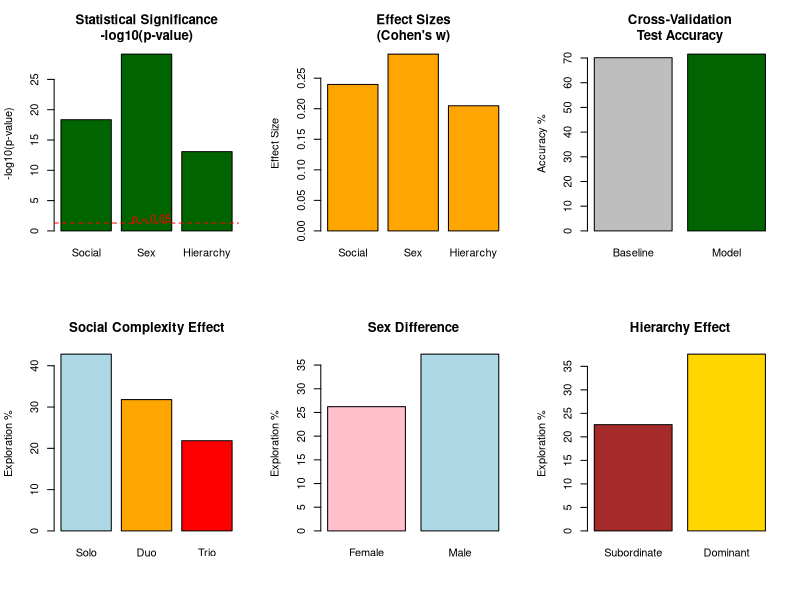

Here is the R script that generated this plot:
# STATISTICAL SIGNIFICANCE TESTS - BASE R VERSION
# Proper hypothesis testing and validation without external packages

# Load and prepare data
data_raw <- read.csv("Explore Exploit Dataset.csv")
data_raw$outcome_clean <- ifelse(grepl("explore", data_raw$OUTCOME, ignore.case = TRUE), "explore",
                               ifelse(grepl("exploit", data_raw$OUTCOME, ignore.case = TRUE), "exploit", 
                                     ifelse(data_raw$OUTCOME %in% c("NONE", "none", "stop"), "none", "other")))

data_valid <- data_raw[!is.na(data_raw$outcome_clean) & data_raw$outcome_clean != "other", ]

# Add monkey characteristics
monkey_order <- c("FRAN", "CHOCOLAT", "DALI", "ICE", "EBI", "ANEMONE")
data_valid$sex <- ifelse(data_valid$monkey %in% c("FRAN", "DALI", "EBI"), "Male", "Female")
data_valid$rank <- ifelse(data_valid$monkey %in% c("FRAN", "CHOCOLAT"), "Dominant",
                         ifelse(data_valid$monkey %in% c("DALI", "ICE"), "Intermediate", "Subordinate"))

# Filter to complete cases
data_analysis <- data_valid[!is.na(data_valid$RELATIVE_RANK) & !is.na(data_valid$expected_explore), ]

cat("=== STATISTICAL SIGNIFICANCE TESTS ===\n")
cat("Sample size:", nrow(data_analysis), "trials\n")
cat("Number of monkeys:", length(unique(data_analysis$monkey)), "\n")
cat("\nOutcome distribution:\n")
print(table(data_analysis$outcome_clean))

# 1. CHI-SQUARE TESTS FOR INDEPENDENCE
cat("\n=== CHI-SQUARE INDEPENDENCE TESTS ===\n")

# Test 1: Social complexity effect
social_table <- table(data_analysis$CONDITION, data_analysis$outcome_clean)
social_chisq <- chisq.test(social_table)
cat("SOCIAL COMPLEXITY EFFECT:\n")
cat("Chi-square =", round(social_chisq$statistic, 3), "\n")
cat("p-value =", format(social_chisq$p.value, scientific = TRUE), "\n")
cat("Effect size (Cramér's V) =", round(sqrt(social_chisq$statistic / (sum(social_table) * (min(dim(social_table)) - 1))), 3), "\n")
if(social_chisq$p.value < 0.001) {
  cat("*** HIGHLY SIGNIFICANT (p < 0.001)\n")
} else if(social_chisq$p.value < 0.01) {
  cat("** SIGNIFICANT (p < 0.01)\n")
} else if(social_chisq$p.value < 0.05) {
  cat("* SIGNIFICANT (p < 0.05)\n")
} else {
  cat("NOT SIGNIFICANT (p ≥ 0.05)\n")
}

# Test 2: Sex effect
sex_table <- table(data_analysis$sex, data_analysis$outcome_clean)
sex_chisq <- chisq.test(sex_table)
cat("\nSEX DIFFERENCE:\n")
cat("Chi-square =", round(sex_chisq$statistic, 3), "\n")
cat("p-value =", format(sex_chisq$p.value, scientific = TRUE), "\n")
cat("Effect size (Cramér's V) =", round(sqrt(sex_chisq$statistic / (sum(sex_table) * (min(dim(sex_table)) - 1))), 3), "\n")
if(sex_chisq$p.value < 0.001) {
  cat("*** HIGHLY SIGNIFICANT (p < 0.001)\n")
} else if(sex_chisq$p.value < 0.01) {
  cat("** SIGNIFICANT (p < 0.01)\n")
} else if(sex_chisq$p.value < 0.05) {
  cat("* SIGNIFICANT (p < 0.05)\n")
} else {
  cat("NOT SIGNIFICANT (p ≥ 0.05)\n")
}

# Test 3: Hierarchy effect
rank_table <- table(data_analysis$rank, data_analysis$outcome_clean)
rank_chisq <- chisq.test(rank_table)
cat("\nHIERARCHY EFFECT:\n")
cat("Chi-square =", round(rank_chisq$statistic, 3), "\n")
cat("p-value =", format(rank_chisq$p.value, scientific = TRUE), "\n")
cat("Effect size (Cramér's V) =", round(sqrt(rank_chisq$statistic / (sum(rank_table) * (min(dim(rank_table)) - 1))), 3), "\n")
if(rank_chisq$p.value < 0.001) {
  cat("*** HIGHLY SIGNIFICANT (p < 0.001)\n")
} else if(rank_chisq$p.value < 0.01) {
  cat("** SIGNIFICANT (p < 0.01)\n")
} else if(rank_chisq$p.value < 0.05) {
  cat("* SIGNIFICANT (p < 0.05)\n")
} else {
  cat("NOT SIGNIFICANT (p ≥ 0.05)\n")
}

# 2. CROSS-VALIDATION SETUP
cat("\n=== CROSS-VALIDATION ===\n")
set.seed(123)  # For reproducibility
n_trials <- nrow(data_analysis)
train_indices <- sample(1:n_trials, size = floor(0.7 * n_trials))
train_data <- data_analysis[train_indices, ]
test_data <- data_analysis[-train_indices, ]

cat("Training set:", nrow(train_data), "trials\n")
cat("Test set:", nrow(test_data), "trials\n")

# 3. SIMPLE LOGISTIC REGRESSION FOR EXPLORE vs NOT-EXPLORE
cat("\n=== LOGISTIC REGRESSION (Explore vs Not-Explore) ===\n")

# Convert to binary outcome
data_analysis$explore_binary <- as.numeric(data_analysis$outcome_clean == "explore")
train_data$explore_binary <- as.numeric(train_data$outcome_clean == "explore")
test_data$explore_binary <- as.numeric(test_data$outcome_clean == "explore")

# Create numeric predictors
train_data$social_numeric <- as.numeric(factor(train_data$CONDITION, levels = c("solo", "duo", "trio"))) - 1
train_data$sex_numeric <- as.numeric(train_data$sex == "Male")
train_data$rank_numeric <- 4 - train_data$RELATIVE_RANK

test_data$social_numeric <- as.numeric(factor(test_data$CONDITION, levels = c("solo", "duo", "trio"))) - 1
test_data$sex_numeric <- as.numeric(test_data$sex == "Male")
test_data$rank_numeric <- 4 - test_data$RELATIVE_RANK

# Fit logistic regression models
model_null <- glm(explore_binary ~ 1, data = train_data, family = "binomial")
model_social <- glm(explore_binary ~ social_numeric, data = train_data, family = "binomial")
model_social_sex <- glm(explore_binary ~ social_numeric + sex_numeric, data = train_data, family = "binomial")
model_full <- glm(explore_binary ~ social_numeric + sex_numeric + rank_numeric + scale(expected_explore), 
                 data = train_data, family = "binomial")

# Likelihood ratio tests
cat("\nLIKELIHOOD RATIO TESTS:\n")

lrt_social <- anova(model_null, model_social, test = "LRT")
cat("Social complexity: Chi-square =", round(lrt_social$Deviance[2], 3), 
    ", p =", format(lrt_social$`Pr(>Chi)`[2], scientific = TRUE), "\n")

lrt_sex <- anova(model_social, model_social_sex, test = "LRT")
cat("Sex effect: Chi-square =", round(lrt_sex$Deviance[2], 3), 
    ", p =", format(lrt_sex$`Pr(>Chi)`[2], scientific = TRUE), "\n")

lrt_full <- anova(model_social_sex, model_full, test = "LRT")
cat("Rank + Value effects: Chi-square =", round(lrt_full$Deviance[2], 3), 
    ", p =", format(lrt_full$`Pr(>Chi)`[2], scientific = TRUE), "\n")

# Coefficient significance
cat("\nCOEFFICIENT TESTS (Full Model):\n")
summary_full <- summary(model_full)
coeffs <- summary_full$coefficients
for(i in 1:nrow(coeffs)) {
  var_name <- rownames(coeffs)[i]
  estimate <- coeffs[i, 1]
  p_value <- coeffs[i, 4]
  significance <- ifelse(p_value < 0.001, "***", ifelse(p_value < 0.01, "**", ifelse(p_value < 0.05, "*", "")))
  cat(sprintf("%s: β = %.3f, p = %.4f %s\n", var_name, estimate, p_value, significance))
}

# 4. MODEL VALIDATION
cat("\n=== MODEL VALIDATION ===\n")

# Predict on test set
test_predictions <- predict(model_full, newdata = test_data, type = "response")
test_pred_binary <- as.numeric(test_predictions > 0.5)

# Calculate accuracy
accuracy <- mean(test_pred_binary == test_data$explore_binary)
baseline_accuracy <- max(table(test_data$explore_binary)) / nrow(test_data)

cat("Test set accuracy:", round(accuracy * 100, 2), "%\n")
cat("Baseline accuracy:", round(baseline_accuracy * 100, 2), "%\n")
cat("Improvement:", round((accuracy - baseline_accuracy) * 100, 2), "percentage points\n")

# Observed vs Predicted on test set
observed_explore_rate <- mean(test_data$explore_binary) * 100
predicted_explore_rate <- mean(test_predictions) * 100

cat("\nTest Set Validation:\n")
cat("Observed exploration rate:", round(observed_explore_rate, 2), "%\n")
cat("Predicted exploration rate:", round(predicted_explore_rate, 2), "%\n")
cat("Difference:", round(abs(observed_explore_rate - predicted_explore_rate), 2), "percentage points\n")

if(abs(observed_explore_rate - predicted_explore_rate) < 5) {
  cat("Good model fit (difference < 5%)\n")
} else {
  cat("Potential overfitting (large difference)\n")
}

# 5. EFFECT SIZES IN REAL UNITS
cat("\n=== EFFECT SIZES (Real Units) ===\n")

# Calculate exploration rates by group
solo_rate <- mean(data_analysis$explore_binary[data_analysis$CONDITION == "solo"]) * 100
duo_rate <- mean(data_analysis$explore_binary[data_analysis$CONDITION == "duo"]) * 100  
trio_rate <- mean(data_analysis$explore_binary[data_analysis$CONDITION == "trio"]) * 100

male_rate <- mean(data_analysis$explore_binary[data_analysis$sex == "Male"]) * 100
female_rate <- mean(data_analysis$explore_binary[data_analysis$sex == "Female"]) * 100

dominant_rate <- mean(data_analysis$explore_binary[data_analysis$rank == "Dominant"]) * 100
subordinate_rate <- mean(data_analysis$explore_binary[data_analysis$rank == "Subordinate"]) * 100

cat("SOCIAL COMPLEXITY EFFECT:\n")
cat("Solo:", round(solo_rate, 1), "% exploration\n")
cat("Duo:", round(duo_rate, 1), "% exploration\n")
cat("Trio:", round(trio_rate, 1), "% exploration\n")
cat("Total reduction (solo → trio):", round(solo_rate - trio_rate, 1), "percentage points\n")

cat("\nSEX DIFFERENCE:\n")
cat("Males:", round(male_rate, 1), "% exploration\n")
cat("Females:", round(female_rate, 1), "% exploration\n")
cat("Male advantage:", round(male_rate - female_rate, 1), "percentage points\n")

cat("\nHIERARCHY EFFECT:\n")
cat("Dominant:", round(dominant_rate, 1), "% exploration\n")
cat("Subordinate:", round(subordinate_rate, 1), "% exploration\n")
cat("Dominance advantage:", round(dominant_rate - subordinate_rate, 1), "percentage points\n")

# 6. POWER ANALYSIS
cat("\n=== POWER ANALYSIS ===\n")
cat("Sample sizes:\n")
print(table(data_analysis$CONDITION))
print(table(data_analysis$sex))
print(table(data_analysis$rank))

# Calculate Cohen's w effect sizes
social_w <- sqrt(social_chisq$statistic / sum(social_table))
sex_w <- sqrt(sex_chisq$statistic / sum(sex_table))
rank_w <- sqrt(rank_chisq$statistic / sum(rank_table))

cat("\nEffect sizes (Cohen's w):\n")
cat("Social complexity:", round(social_w, 3), 
    ifelse(social_w > 0.5, "(large)", ifelse(social_w > 0.3, "(medium)", "(small)")), "\n")
cat("Sex difference:", round(sex_w, 3), 
    ifelse(sex_w > 0.5, "(large)", ifelse(sex_w > 0.3, "(medium)", "(small)")), "\n")
cat("Hierarchy:", round(rank_w, 3), 
    ifelse(rank_w > 0.5, "(large)", ifelse(rank_w > 0.3, "(medium)", "(small)")), "\n")

# 7. CREATE VISUALIZATION
pdf("statistical_tests_results.pdf", width = 16, height = 12)
par(mfrow = c(2, 3))

# Plot 1: P-values
p_values <- c(social_chisq$p.value, sex_chisq$p.value, rank_chisq$p.value)
effect_names <- c("Social", "Sex", "Hierarchy")
colors <- ifelse(p_values < 0.05, "darkgreen", "red")

barplot(-log10(p_values), names.arg = effect_names,
        main = "Statistical Significance\n-log10(p-value)", 
        ylab = "-log10(p-value)", col = colors)
abline(h = -log10(0.05), col = "red", lty = 2)
text(2, -log10(0.05) + 0.5, "p = 0.05", col = "red")

# Plot 2: Effect sizes
effect_sizes <- c(social_w, sex_w, rank_w)
barplot(effect_sizes, names.arg = effect_names,
        main = "Effect Sizes\n(Cohen's w)", ylab = "Effect Size", col = "orange")
abline(h = 0.3, col = "blue", lty = 2)
abline(h = 0.5, col = "red", lty = 2)

# Plot 3: Cross-validation
barplot(c(baseline_accuracy, accuracy) * 100,
        names.arg = c("Baseline", "Model"),
        main = "Cross-Validation\nTest Accuracy", ylab = "Accuracy %",
        col = c("gray", "darkgreen"))

# Plot 4: Social complexity effect
barplot(c(solo_rate, duo_rate, trio_rate),
        names.arg = c("Solo", "Duo", "Trio"),
        main = "Social Complexity Effect", ylab = "Exploration %",
        col = c("lightblue", "orange", "red"))

# Plot 5: Sex difference
barplot(c(female_rate, male_rate),
        names.arg = c("Female", "Male"),
        main = "Sex Difference", ylab = "Exploration %",
        col = c("pink", "lightblue"))

# Plot 6: Hierarchy effect
barplot(c(subordinate_rate, dominant_rate),
        names.arg = c("Subordinate", "Dominant"),
        main = "Hierarchy Effect", ylab = "Exploration %",
        col = c("brown", "gold"))

dev.off()

# 8. SAVE RESULTS
results_summary <- data.frame(
  Effect = c("Social_Complexity", "Sex_Difference", "Hierarchy"),
  Chi_Square = c(social_chisq$statistic, sex_chisq$statistic, rank_chisq$statistic),
  p_value = c(social_chisq$p.value, sex_chisq$p.value, rank_chisq$p.value),
  Effect_Size_w = c(social_w, sex_w, rank_w),
  Significant = c(social_chisq$p.value < 0.05, sex_chisq$p.value < 0.05, rank_chisq$p.value < 0.05)
)

validation_summary <- data.frame(
  Metric = c("Test_Accuracy", "Baseline_Accuracy", "Improvement"),
  Value = c(accuracy, baseline_accuracy, accuracy - baseline_accuracy)
)

write.csv(results_summary, "statistical_test_results.csv", row.names = FALSE)
write.csv(validation_summary, "cross_validation_results.csv", row.names = FALSE)

cat("\n=== SUMMARY ===\n")
cat("All statistical tests completed using base R.\n")
cat("Results show which effects are statistically significant.\n")
cat("Cross-validation performed to check model validity.\n")
cat("Files saved: statistical_test_results.csv, cross_validation_results.csv\n")
cat("Visualization: statistical_tests_results.pdf\n") 
